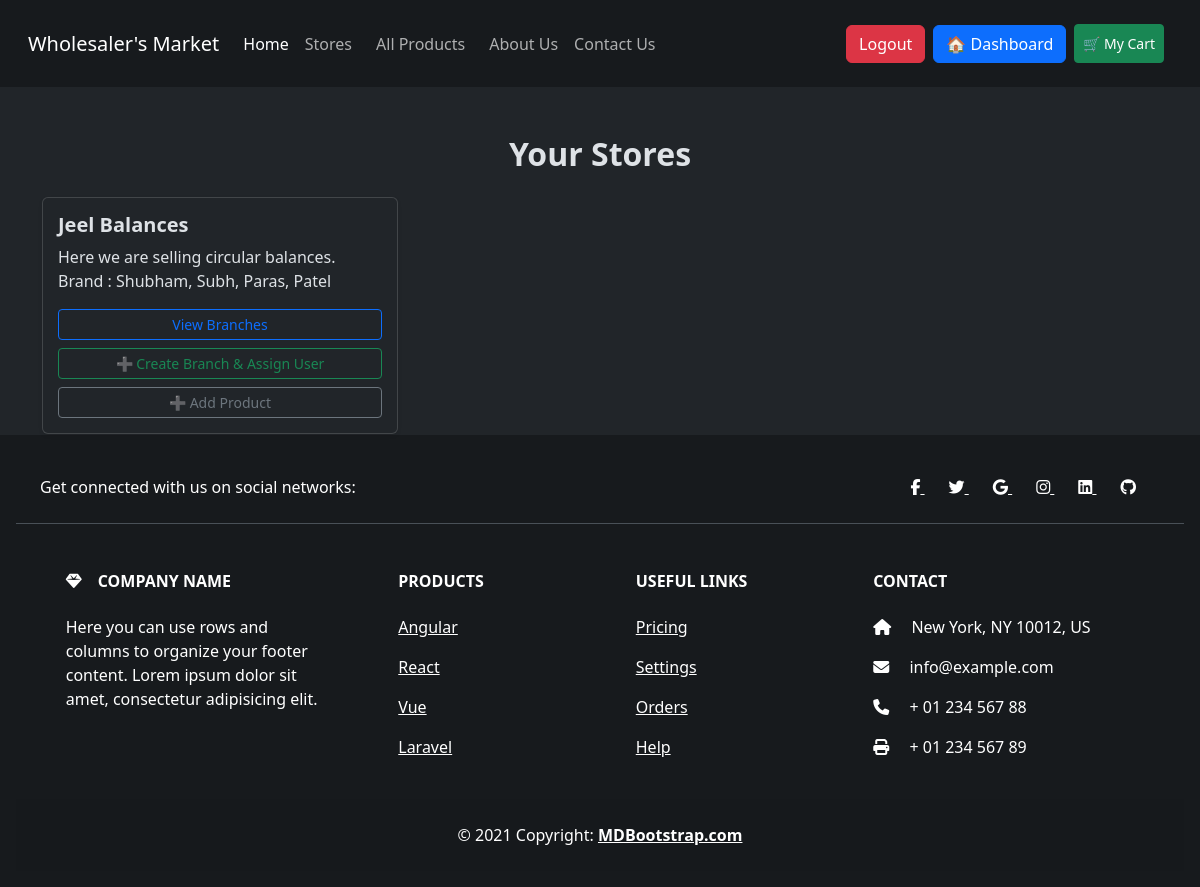
Page /seller/dashboard/ (signed in) on the committed database.
### store/models.py (models this page shows, shortened)
class Store(models.Model):
    user = models.ForeignKey(User, on_delete=models.CASCADE)
    text = models.TextField(max_length=240)
    photo = models.ImageField(upload_to='photos/', blank=True, null=True)
    store_name = models.CharField(max_length=100, blank=True, null=True)
    created_at = models.DateTimeField(auto_now_add=True)
    updated_at = models.DateTimeField(auto_now=True)

### store/views.py (the view)
# urls.py: path('seller/dashboard/', views.seller_dashboard, name='seller_dashboard'),
@login_required
def seller_dashboard(request):
    if hasattr(request.user, 'seller') and request.user.seller.role == 0:
        stores = Store.objects.filter(user=request.user)
        branch_form = BranchForm()
        branch_user_form = BranchUserCreationForm()
        return render(request, 'seller_dashboard.html', {
            'stores': stores,
            'branch_form': branch_form,
            'branch_user_form': branch_user_form
        })
    return redirect(f"{reverse('user_login')}?next={request.path}")

### store/templates/seller_dashboard.html (shortened to what this page needs)
{% extends 'base.html' %}
{% block content %}
<div class="container mt-5">
  <h2 class="text-center fw-bold mb-4">Your Stores</h2>
  {% if stores %}
    <div class="row row-cols-1 row-cols-md-2 row-cols-lg-3 g-4">
      {% for store in stores %}
        <div class="col">
          <div class="card glass-card h-100 shadow-sm">
            <div class="card-body">
              <h5 class="card-title fw-bold">{{ store.store_name }}</h5>
              <p class="card-text">{{ store.text|truncatewords:15 }}</p>
              <div class="d-grid gap-2">
                <a href="{% url 'view_branches' store.id %}" class="btn btn-outline-primary btn-sm">
                  View Branches
                </a>
                <button class="btn btn-outline-success btn-sm" data-bs-toggle="modal" data-bs-target="#createBranchModal">
                  ➕ Create Branch & Assign User
                </button>
                <a href="{% url 'add_product_branch_modal' store.id %}" class="btn btn-outline-secondary btn-sm">
                  ➕ Add Product
                </a>
              </div>
            </div>
          </div>
        </div>
      {% endfor %}
    </div>
  {% else %}
    <div class="text-center mt-5">
      <p class="text-muted">No stores found. <a href="{% url 'store_create' %}">Create your first store</a>.</p>
    </div>
  {% endif %}
</div>
{% endblock %}

### static/styles.css (style rules this page uses)
body { height: 3000px; }
.card-body { padding: 15px; }
html, body { margin: 0; padding: 0; height: 100%; width: 100%; overflow-x: hidden; }

### rows in the picture
Store: store_name "Jeel Balances", text "Here we are selling circular balances. Brand : Shubham, Subh, Paras, Patel"
